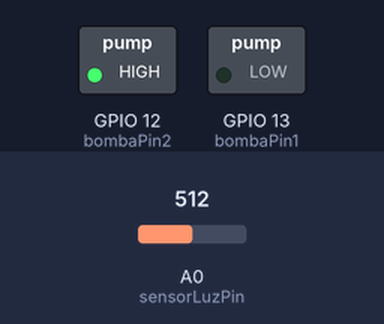
The sketch below on a simulated ESP8266 (NodeMCU). Shown: switched loads named in the sketch (green lamp = pin HIGH). Inputs (shaded band) come from the test bench; at power-on: A0 (sensorLuzPin) = 512. WiFi joins after 1.5 s; servers stay silent unless stated; what the sketch prints to the serial monitor is not drawn.

Above: at 3.7 s.
3.8 s: A0 (sensorLuzPin) set to 179
6.3 s: A0 (sensorLuzPin) set to 151
At 8.5 s:
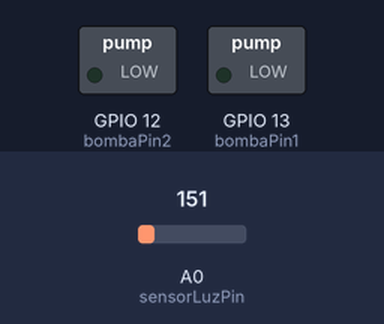
Timing chart, 0 to 10.0 s (numbered marks = the images above; inputs shaded):
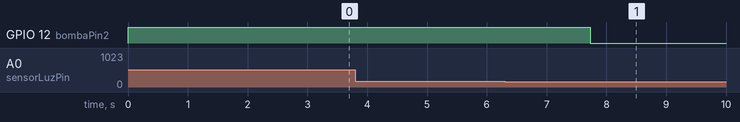

The sketch:

sketch_dec12a_copy_20231219200244.ino
```cpp
#include <ESP8266WiFi.h>
#include <ThingSpeak.h>

const char *ssid = "RedJose";         // Reemplaza con el nombre de tu red WiFi
const char *password = "josesito"; // Reemplaza con la contraseña de tu red WiFi

const int bombaPin1 = 13;
const int bombaPin2 = 12;

const int sensorHumedadPin = 5;
const int umbralHumedad = 50;

const int sensorLuzPin = A0;
const int umbralLuz = 170;

// -------ThingSpeak---------
char thingSpeakAddress[] = "api.thingspeak.com";
unsigned long channelID = 2377846;
const char *writeAPIKey = "X90JS4LNJF6XSSTL";

WiFiClient client;

void setup() {
  pinMode(bombaPin1, OUTPUT);
  pinMode(bombaPin2, OUTPUT);
  pinMode(sensorHumedadPin, INPUT);
  pinMode(sensorLuzPin, INPUT);
  Serial.begin(9600);
  digitalWrite(bombaPin1, LOW);
  digitalWrite(bombaPin2, HIGH);

  ThingSpeak.begin(client);  //ThingSpeak

  // ----WiFi------
  WiFi.begin(ssid, password);
  while (WiFi.status() != WL_CONNECTED) {
    delay(250);
    Serial.print(".");
  }
  Serial.println("");
  Serial.println("Conectado a WiFi");

  delay(1000);
}

void loop() {
  int valorHumedad = analogRead(sensorHumedadPin);

  //----Lectura(LDR)----
  int valorLuz = analogRead(sensorLuzPin);

  Serial.print("Valor de Luz: ");
  Serial.println(valorLuz);
  Serial.print("Valor de Humedad: ");
  Serial.println(valorHumedad);
  if (valorLuz >= umbralLuz) {
    Serial.println("Hay luz detectada");
  } else {
    Serial.println("No hay luz detectada");
    Serial.print("Valor de Humedad: ");
    Serial.println(valorHumedad);


    // Compara con el umbral para detectar la humedad baja
    //Si NO hay humedad y (ldr) es menor a 150 no corre:
    if (valorHumedad == 1023 && valorLuz < umbralLuz) {
      digitalWrite(bombaPin2, HIGH);
      Serial.println("Bomba Encendida");
      delay(5000);
      digitalWrite(bombaPin2, LOW);
      Serial.println("Bomba Apagada");
      delay(1000);

    } else {
      digitalWrite(bombaPin2, LOW);  // Detiene la bomba si la humedad es alta
      delay(1000);
    }
  }

  ThingSpeak.writeField(channelID, 3, valorLuz, writeAPIKey);
  delay(1000);
  ThingSpeak.writeField(channelID, 2, valorHumedad, writeAPIKey);
  delay(1000);

}
```

Measured:
- the behaviour switches between 170 and 169 on A0 (sensorLuzPin) (found by bisection; images 0 and 1)
- after the input at 3.8 s, every drawn part: stays the same
- after the input at 6.3 s, GPIO 12 (bombaPin2): HIGH → LOW after 1.4 s
